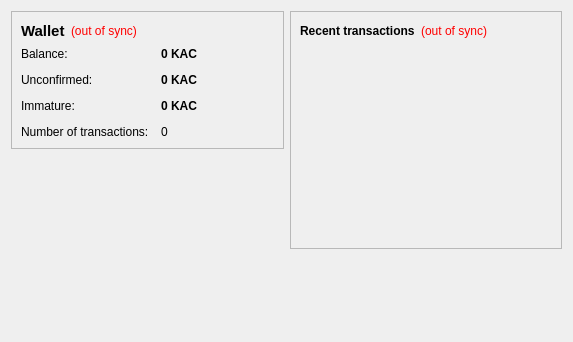
<?xml version="1.0" encoding="UTF-8"?>
<ui version="4.0">
 <class>OverviewPage</class>
 <widget class="QWidget" name="OverviewPage">
  <property name="geometry">
   <rect>
    <x>0</x>
    <y>0</y>
    <width>573</width>
    <height>342</height>
   </rect>
  </property>
  <property name="windowTitle">
   <string>Form</string>
  </property>
  <layout class="QHBoxLayout" name="horizontalLayout" stretch="1,1">
   <item>
    <layout class="QVBoxLayout" name="verticalLayout_2">
     <item>
      <widget class="QFrame" name="frame">
       <property name="frameShape">
        <enum>QFrame::StyledPanel</enum>
       </property>
       <property name="frameShadow">
        <enum>QFrame::Raised</enum>
       </property>
       <layout class="QVBoxLayout" name="verticalLayout_4">
        <item>
         <layout class="QHBoxLayout" name="horizontalLayout_4">
          <item>
           <widget class="QLabel" name="label_5">
            <property name="font">
             <font>
              <pointsize>11</pointsize>
              <weight>75</weight>
              <bold>true</bold>
             </font>
            </property>
            <property name="text">
             <string>Wallet</string>
            </property>
           </widget>
          </item>
          <item>
           <widget class="QLabel" name="labelWalletStatus">
            <property name="toolTip">
             <string>The displayed information may be out of date. Your wallet automatically synchronizes with the KaChingCoin network after a connection is established, but this process has not completed yet.</string>
            </property>
            <property name="styleSheet">
             <string notr="true">QLabel { color: red; }</string>
            </property>
            <property name="text">
             <string notr="true">(out of sync)</string>
            </property>
            <property name="alignment">
             <set>Qt::AlignLeading|Qt::AlignLeft|Qt::AlignVCenter</set>
            </property>
           </widget>
          </item>
          <item>
           <spacer name="horizontalSpacer_2">
            <property name="orientation">
             <enum>Qt::Horizontal</enum>
            </property>
            <property name="sizeHint" stdset="0">
             <size>
              <width>40</width>
              <height>20</height>
             </size>
            </property>
           </spacer>
          </item>
         </layout>
        </item>
        <item>
         <layout class="QFormLayout" name="formLayout_2">
          <property name="fieldGrowthPolicy">
           <enum>QFormLayout::AllNonFixedFieldsGrow</enum>
          </property>
          <property name="horizontalSpacing">
           <number>12</number>
          </property>
          <property name="verticalSpacing">
           <number>12</number>
          </property>
          <item row="0" column="0">
           <widget class="QLabel" name="label">
            <property name="text">
             <string>Balance:</string>
            </property>
           </widget>
          </item>
          <item row="0" column="1">
           <widget class="QLabel" name="labelBalance">
            <property name="font">
             <font>
              <weight>75</weight>
              <bold>true</bold>
             </font>
            </property>
            <property name="cursor">
             <cursorShape>IBeamCursor</cursorShape>
            </property>
            <property name="toolTip">
             <string>Your current balance</string>
            </property>
            <property name="text">
             <string notr="true">0 KAC</string>
            </property>
            <property name="textInteractionFlags">
             <set>Qt::LinksAccessibleByMouse|Qt::TextSelectableByKeyboard|Qt::TextSelectableByMouse</set>
            </property>
           </widget>
          </item>
          <item row="1" column="0">
           <widget class="QLabel" name="label_3">
            <property name="text">
             <string>Unconfirmed:</string>
            </property>
           </widget>
          </item>
          <item row="1" column="1">
           <widget class="QLabel" name="labelUnconfirmed">
            <property name="font">
             <font>
              <weight>75</weight>
              <bold>true</bold>
             </font>
            </property>
            <property name="cursor">
             <cursorShape>IBeamCursor</cursorShape>
            </property>
            <property name="toolTip">
             <string>Total of transactions that have yet to be confirmed, and do not yet count toward the current balance</string>
            </property>
            <property name="text">
             <string notr="true">0 KAC</string>
            </property>
            <property name="textInteractionFlags">
             <set>Qt::LinksAccessibleByMouse|Qt::TextSelectableByKeyboard|Qt::TextSelectableByMouse</set>
            </property>
           </widget>
          </item>
          <item row="3" column="0">
           <widget class="QLabel" name="label_2">
            <property name="text">
             <string>Number of transactions:</string>
            </property>
           </widget>
          </item>
          <item row="3" column="1">
           <widget class="QLabel" name="labelNumTransactions">
            <property name="toolTip">
             <string>Total number of transactions in wallet</string>
            </property>
            <property name="text">
             <string notr="true">0</string>
            </property>
           </widget>
          </item>
          <item row="2" column="0">
           <widget class="QLabel" name="labelImmatureText">
            <property name="text">
             <string>Immature:</string>
            </property>
           </widget>
          </item>
          <item row="2" column="1">
           <widget class="QLabel" name="labelImmature">
            <property name="font">
             <font>
              <weight>75</weight>
              <bold>true</bold>
             </font>
            </property>
            <property name="toolTip">
             <string>Mined balance that has not yet matured</string>
            </property>
            <property name="text">
             <string notr="true">0 KAC</string>
            </property>
            <property name="textInteractionFlags">
             <set>Qt::LinksAccessibleByMouse|Qt::TextSelectableByKeyboard|Qt::TextSelectableByMouse</set>
            </property>
           </widget>
          </item>
         </layout>
        </item>
       </layout>
      </widget>
     </item>
     <item>
      <spacer name="verticalSpacer">
       <property name="orientation">
        <enum>Qt::Vertical</enum>
       </property>
       <property name="sizeHint" stdset="0">
        <size>
         <width>20</width>
         <height>40</height>
        </size>
       </property>
      </spacer>
     </item>
    </layout>
   </item>
   <item>
    <layout class="QVBoxLayout" name="verticalLayout_3">
     <item>
      <widget class="QFrame" name="frame_2">
       <property name="frameShape">
        <enum>QFrame::StyledPanel</enum>
       </property>
       <property name="frameShadow">
        <enum>QFrame::Raised</enum>
       </property>
       <layout class="QVBoxLayout" name="verticalLayout">
        <item>
         <layout class="QHBoxLayout" name="horizontalLayout_2">
          <item>
           <widget class="QLabel" name="label_4">
            <property name="text">
             <string>&lt;b&gt;Recent transactions&lt;/b&gt;</string>
            </property>
           </widget>
          </item>
          <item>
           <widget class="QLabel" name="labelTransactionsStatus">
            <property name="toolTip">
             <string>The displayed information may be out of date. Your wallet automatically synchronizes with the KaChingCoin network after a connection is established, but this process has not completed yet.</string>
            </property>
            <property name="styleSheet">
             <string notr="true">QLabel { color: red; }</string>
            </property>
            <property name="text">
             <string notr="true">(out of sync)</string>
            </property>
            <property name="alignment">
             <set>Qt::AlignRight|Qt::AlignTrailing|Qt::AlignVCenter</set>
            </property>
           </widget>
          </item>
          <item>
           <spacer name="horizontalSpacer">
            <property name="orientation">
             <enum>Qt::Horizontal</enum>
            </property>
            <property name="sizeHint" stdset="0">
             <size>
              <width>40</width>
              <height>20</height>
             </size>
            </property>
           </spacer>
          </item>
         </layout>
        </item>
        <item>
         <widget class="QListView" name="listTransactions">
          <property name="styleSheet">
           <string notr="true">QListView { background: transparent; }</string>
          </property>
          <property name="frameShape">
           <enum>QFrame::NoFrame</enum>
          </property>
          <property name="verticalScrollBarPolicy">
           <enum>Qt::ScrollBarAlwaysOff</enum>
          </property>
          <property name="horizontalScrollBarPolicy">
           <enum>Qt::ScrollBarAlwaysOff</enum>
          </property>
          <property name="selectionMode">
           <enum>QAbstractItemView::NoSelection</enum>
          </property>
         </widget>
        </item>
       </layout>
      </widget>
     </item>
     <item>
      <spacer name="verticalSpacer_2">
       <property name="orientation">
        <enum>Qt::Vertical</enum>
       </property>
       <property name="sizeHint" stdset="0">
        <size>
         <width>20</width>
         <height>40</height>
        </size>
       </property>
      </spacer>
     </item>
    </layout>
   </item>
  </layout>
 </widget>
 <resources/>
 <connections/>
</ui>
